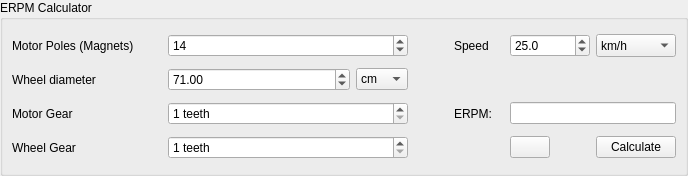
<?xml version="1.0" encoding="UTF-8"?>
<ui version="4.0">
 <class>ErpmCalculator</class>
 <widget class="QWidget" name="ErpmCalculator">
  <property name="geometry">
   <rect>
    <x>0</x>
    <y>0</y>
    <width>688</width>
    <height>176</height>
   </rect>
  </property>
  <property name="windowTitle">
   <string>Form</string>
  </property>
  <layout class="QHBoxLayout" name="horizontalLayout">
   <property name="leftMargin">
    <number>0</number>
   </property>
   <property name="topMargin">
    <number>0</number>
   </property>
   <property name="rightMargin">
    <number>0</number>
   </property>
   <property name="bottomMargin">
    <number>0</number>
   </property>
   <item>
    <widget class="QGroupBox" name="groupBox">
     <property name="title">
      <string>ERPM Calculator</string>
     </property>
     <layout class="QGridLayout" name="gridLayout">
      <item row="2" column="0">
       <widget class="QLabel" name="label_4">
        <property name="text">
         <string>Motor Gear</string>
        </property>
       </widget>
      </item>
      <item row="1" column="3">
       <widget class="QComboBox" name="comboWheelUnits">
        <property name="sizePolicy">
         <sizepolicy hsizetype="Fixed" vsizetype="Fixed">
          <horstretch>0</horstretch>
          <verstretch>0</verstretch>
         </sizepolicy>
        </property>
        <property name="minimumSize">
         <size>
          <width>0</width>
          <height>0</height>
         </size>
        </property>
        <property name="statusTip">
         <string>Units for wheel size</string>
        </property>
        <property name="currentIndex">
         <number>0</number>
        </property>
        <item>
         <property name="text">
          <string>cm</string>
         </property>
        </item>
        <item>
         <property name="text">
          <string>inch</string>
         </property>
        </item>
       </widget>
      </item>
      <item row="0" column="0">
       <widget class="QLabel" name="label_3">
        <property name="sizePolicy">
         <sizepolicy hsizetype="Fixed" vsizetype="Preferred">
          <horstretch>0</horstretch>
          <verstretch>0</verstretch>
         </sizepolicy>
        </property>
        <property name="minimumSize">
         <size>
          <width>150</width>
          <height>0</height>
         </size>
        </property>
        <property name="text">
         <string>Motor Poles (Magnets)</string>
        </property>
       </widget>
      </item>
      <item row="0" column="1" colspan="3">
       <widget class="QSpinBox" name="spinMotorPoles">
        <property name="sizePolicy">
         <sizepolicy hsizetype="MinimumExpanding" vsizetype="Fixed">
          <horstretch>0</horstretch>
          <verstretch>0</verstretch>
         </sizepolicy>
        </property>
        <property name="minimum">
         <number>1</number>
        </property>
        <property name="maximum">
         <number>10000</number>
        </property>
        <property name="value">
         <number>14</number>
        </property>
       </widget>
      </item>
      <item row="0" column="7">
       <widget class="QComboBox" name="comboSpeedUnits">
        <property name="sizePolicy">
         <sizepolicy hsizetype="Preferred" vsizetype="Preferred">
          <horstretch>0</horstretch>
          <verstretch>0</verstretch>
         </sizepolicy>
        </property>
        <item>
         <property name="text">
          <string>km/h</string>
         </property>
        </item>
        <item>
         <property name="text">
          <string>mph</string>
         </property>
        </item>
       </widget>
      </item>
      <item row="1" column="1" colspan="2">
       <widget class="QDoubleSpinBox" name="spinWheelDiameter">
        <property name="suffix">
         <string/>
        </property>
        <property name="minimum">
         <double>1.000000000000000</double>
        </property>
        <property name="value">
         <double>71.000000000000000</double>
        </property>
       </widget>
      </item>
      <item row="3" column="1" colspan="3">
       <widget class="QSpinBox" name="spinTeethWheel">
        <property name="suffix">
         <string> teeth</string>
        </property>
        <property name="minimum">
         <number>1</number>
        </property>
        <property name="maximum">
         <number>10000</number>
        </property>
       </widget>
      </item>
      <item row="3" column="0">
       <widget class="QLabel" name="label_2">
        <property name="text">
         <string>Wheel Gear</string>
        </property>
       </widget>
      </item>
      <item row="1" column="0">
       <widget class="QLabel" name="label">
        <property name="text">
         <string>Wheel diameter</string>
        </property>
       </widget>
      </item>
      <item row="0" column="6">
       <widget class="QDoubleSpinBox" name="spinInputSpeed">
        <property name="minimumSize">
         <size>
          <width>80</width>
          <height>0</height>
         </size>
        </property>
        <property name="decimals">
         <number>1</number>
        </property>
        <property name="minimum">
         <double>0.100000000000000</double>
        </property>
        <property name="maximum">
         <double>1000.000000000000000</double>
        </property>
        <property name="singleStep">
         <double>0.100000000000000</double>
        </property>
        <property name="value">
         <double>25.000000000000000</double>
        </property>
       </widget>
      </item>
      <item row="2" column="1" colspan="3">
       <widget class="QSpinBox" name="spinTeethMotor">
        <property name="suffix">
         <string> teeth</string>
        </property>
        <property name="minimum">
         <number>1</number>
        </property>
        <property name="maximum">
         <number>10000</number>
        </property>
       </widget>
      </item>
      <item row="0" column="5">
       <widget class="QLabel" name="label_5">
        <property name="sizePolicy">
         <sizepolicy hsizetype="Fixed" vsizetype="Preferred">
          <horstretch>0</horstretch>
          <verstretch>0</verstretch>
         </sizepolicy>
        </property>
        <property name="minimumSize">
         <size>
          <width>50</width>
          <height>0</height>
         </size>
        </property>
        <property name="text">
         <string>Speed</string>
        </property>
       </widget>
      </item>
      <item row="0" column="4">
       <spacer name="horizontalSpacer">
        <property name="orientation">
         <enum>Qt::Horizontal</enum>
        </property>
        <property name="sizeType">
         <enum>QSizePolicy::Fixed</enum>
        </property>
        <property name="sizeHint" stdset="0">
         <size>
          <width>40</width>
          <height>20</height>
         </size>
        </property>
       </spacer>
      </item>
      <item row="3" column="7">
       <widget class="QPushButton" name="btnCalculate">
        <property name="sizePolicy">
         <sizepolicy hsizetype="Fixed" vsizetype="Fixed">
          <horstretch>0</horstretch>
          <verstretch>0</verstretch>
         </sizepolicy>
        </property>
        <property name="toolTip">
         <string>calculate</string>
        </property>
        <property name="text">
         <string>Calculate</string>
        </property>
        <property name="iconSize">
         <size>
          <width>45</width>
          <height>16</height>
         </size>
        </property>
       </widget>
      </item>
      <item row="3" column="6">
       <widget class="QPushButton" name="helpButton">
        <property name="sizePolicy">
         <sizepolicy hsizetype="Fixed" vsizetype="Fixed">
          <horstretch>0</horstretch>
          <verstretch>0</verstretch>
         </sizepolicy>
        </property>
        <property name="toolTip">
         <string>Show help</string>
        </property>
        <property name="text">
         <string/>
        </property>
        <property name="icon">
         <iconset resource="../res.qrc">
          <normaloff>:/res/icons/Help-96.png</normaloff>:/res/icons/Help-96.png</iconset>
        </property>
       </widget>
      </item>
      <item row="2" column="5">
       <widget class="QLabel" name="lblErpm">
        <property name="text">
         <string>ERPM:</string>
        </property>
       </widget>
      </item>
      <item row="2" column="6" colspan="2">
       <widget class="QLineEdit" name="erpmResult"/>
      </item>
     </layout>
    </widget>
   </item>
  </layout>
 </widget>
 <resources>
  <include location="../res.qrc"/>
 </resources>
 <connections/>
</ui>
